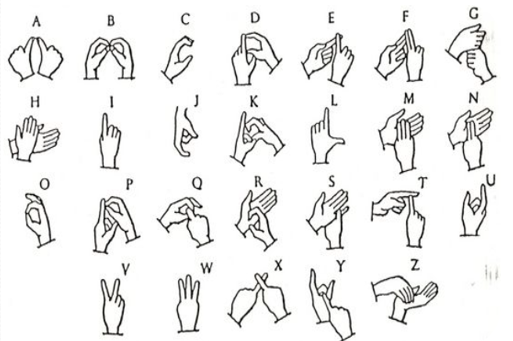
#> input picture Alphabet Gesture.png, 513 x 341 px, given in place of the camera
$ python digit_dataset_collection.py
#> lines starting #> are read from the running program, lines starting #| are printed output that depends on the picture; after the words box and inside, x2 and y2 are one past the last pixel; in counts of white or black regions, pixels touching at a corner belong together
import cv2
import os

if not os.path.exists("dataset"):
    os.makedirs("dataset")
if not os.path.exists("dataset/train"):
    os.makedirs("dataset/train")
if not os.path.exists("dataset/test"):
    os.makedirs("dataset/test")

for i in range(10):
    if not os.path.exists("dataset/train/" + str(i)):
        os.makedirs("dataset/train/" + str(i))
    if not os.path.exists("dataset/test/" + str(i)):
        os.makedirs("dataset/test/" + str(i))

mode = 'test'
folder = 'dataset/'+mode+'/'
cam = cv2.VideoCapture(0)

while True:
    _, frame = cam.read()
#> frame is the input picture: shape (341, 513, 3); mean B, G, R 238.6, 239.2, 239.2
    frame = cv2.flip(frame, 1)
    no_of_img = {
        'zero': len(os.listdir(folder + "/0")),
        'one': len(os.listdir(folder + "/1")),
        'two': len(os.listdir(folder + "/2")),
        'three': len(os.listdir(folder + "/3")),
        'four': len(os.listdir(folder + "/4")),
        'five': len(os.listdir(folder + "/5")),
        'six': len(os.listdir(folder + "/6")),
        'seven': len(os.listdir(folder + "/7")),
        'eight': len(os.listdir(folder + "/8")),
        'nine': len(os.listdir(folder + "/9")),
    }
    cv2.putText(frame, "Zero: "+str(no_of_img['zero']), (10, 50), cv2.FONT_HERSHEY_PLAIN, 1, (0, 255, 0), 1)
#> frame: shape (341, 513, 3); mean B, G, R 238.5, 239.2, 239.1
    cv2.putText(frame, "One: "+str(no_of_img['one']), (10, 70), cv2.FONT_HERSHEY_PLAIN, 1, (0, 255, 0), 1)
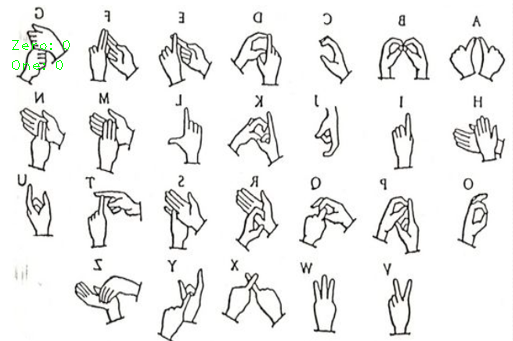
#> frame: shape (341, 513, 3); mean B, G, R 238.4, 239.2, 239
    cv2.putText(frame, "Two: "+str(no_of_img['two']), (10, 90), cv2.FONT_HERSHEY_PLAIN, 1, (0, 255, 0), 1)
#> frame: shape (341, 513, 3); 0.05% of pixels changed, all inside (x1, y1, x2, y2) = (11, 80, 64, 90)
    cv2.putText(frame, "Three: " + str(no_of_img['three']), (10, 110), cv2.FONT_HERSHEY_PLAIN, 1, (0, 255, 0), 1)
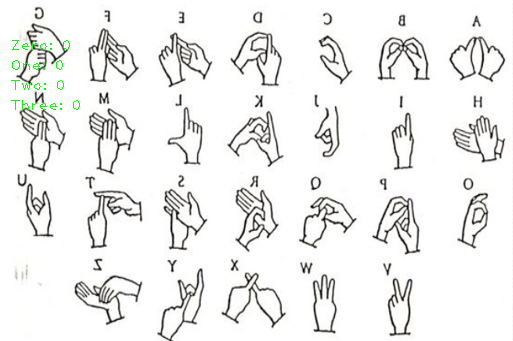
#> frame: shape (341, 513, 3); mean B, G, R 238.1, 239.2, 238.7
    cv2.putText(frame, "Four: " + str(no_of_img['four']), (10, 130), cv2.FONT_HERSHEY_PLAIN, 1, (0, 255, 0), 1)
#> frame: shape (341, 513, 3); 0.05% of pixels changed, all inside (x1, y1, x2, y2) = (12, 120, 69, 130)
    cv2.putText(frame, "Five: " + str(no_of_img['five']), (10, 150), cv2.FONT_HERSHEY_PLAIN, 1, (0, 255, 0), 1)
    cv2.putText(frame, "Six: " + str(no_of_img['six']), (10, 170), cv2.FONT_HERSHEY_PLAIN, 1, (0, 255, 0), 1)
#> frame: shape (341, 513, 3); mean B, G, R 237.7, 239.2, 238.3
    cv2.putText(frame, "Seven: " + str(no_of_img['seven']), (10, 190), cv2.FONT_HERSHEY_PLAIN, 1, (0, 255, 0), 1)
    cv2.putText(frame, "Eight: " + str(no_of_img['eight']), (10, 210), cv2.FONT_HERSHEY_PLAIN, 1, (0, 255, 0), 1)
    cv2.putText(frame, "Nine: " + str(no_of_img['nine']), (10, 230), cv2.FONT_HERSHEY_PLAIN, 1, (0, 255, 0), 1)
#> frame: shape (341, 513, 3); mean B, G, R 237.3, 239.3, 237.8
    # print(frame.shape)
    x1 = int(0.5*frame.shape[1])
#> x1 = 256
    x2 = frame.shape[1]-10
#> x2 = 503
    y1 = 10
    y2 = int(0.5 * frame.shape[1])
#> y2 = 256
    # print("{},{},{},{}".format(x1,y1,x2,y2)) Ans:- 320,10,630,320
    cv2.rectangle(frame,(319,9),(620+1,309),(0,255,0),1)
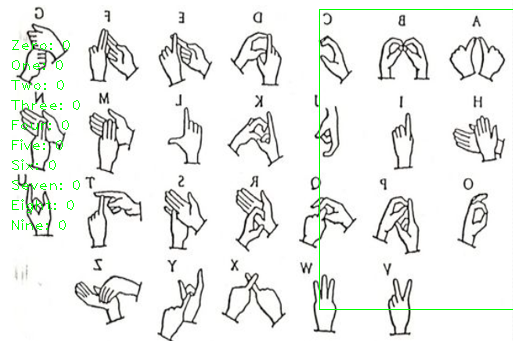
#> frame: shape (341, 513, 3); mean B, G, R 236.3, 239.3, 236.9
    roi=frame[10:300,320:620]
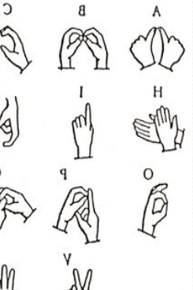
#> roi: shape (290, 193, 3); mean B, G, R 238.8, 239.3, 239.3

    cv2.imshow("Frame", frame)
    gray = cv2.cvtColor(roi, cv2.COLOR_BGR2GRAY)
    gaussblur = cv2.GaussianBlur(gray,(5,5),2)
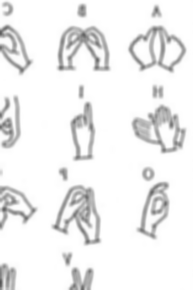
#> gaussblur: shape (290, 193); min 83, max 255, mean 239.2
    smallthres = cv2.adaptiveThreshold(gaussblur,255,cv2.ADAPTIVE_THRESH_GAUSSIAN_C,cv2.THRESH_BINARY_INV,9,2.8)
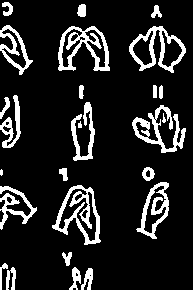
#> smallthres: shape (290, 193); 13.7% white; 26 white regions (1 under 20 px), largest, box (x1, y1, x2, y2) and area: (52, 185, 101, 245) 1001, (58, 26, 110, 71) 964, (132, 105, 186, 153) 858
    ret, final_image = cv2.threshold(smallthres, 70, 255, cv2.THRESH_BINARY_INV + cv2.THRESH_OTSU)
#> ret = 0

    final_image = cv2.resize(final_image, (300, 300))
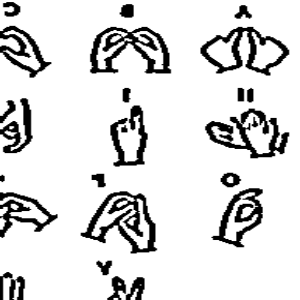
#> final_image: shape (300, 300); min 0, max 255, mean 220
    cv2.imshow("BW", final_image)

    interrupt = cv2.waitKey(1)
#> (key q is pressed here)
    if interrupt == ord('0'):
        cv2.imwrite(folder + '0/' + str(no_of_img['zero']) + '.jpg', final_image)
    if interrupt == ord('1'):
        cv2.imwrite(folder + '1/' + str(no_of_img['one']) + '.jpg', final_image)
    if interrupt == ord('2'):
        cv2.imwrite(folder + '2/' + str(no_of_img['two']) + '.jpg', final_image)
    if interrupt == ord('3'):
        cv2.imwrite(folder +'3/'+str(no_of_img['three'])+'.jpg', final_image)
    if interrupt == ord('4'):
        cv2.imwrite(folder +'4/'+str(no_of_img['four'])+'.jpg', final_image)
    if interrupt == ord('5'):
        cv2.imwrite(folder +'5/'+str(no_of_img['five'])+'.jpg', final_image)
    if interrupt == ord('6'):
        cv2.imwrite(folder +'6/'+str(no_of_img['six'])+'.jpg', final_image)
    if interrupt == ord('7'):
        cv2.imwrite(folder +'7/'+str(no_of_img['seven'])+'.jpg', final_image)
    if interrupt == ord('8'):
        cv2.imwrite(folder +'8/'+str(no_of_img['eight'])+'.jpg', final_image)
    if interrupt == ord('9'):
        cv2.imwrite(folder +'9/'+str(no_of_img['nine'])+'.jpg', final_image)
    if interrupt  == ord('q'):
        break
cam.release()
cv2.destroyAllWindows()
